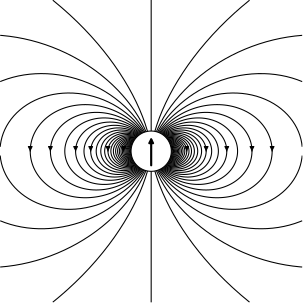

Python code for this plot:
# -*- coding: utf-8 -*-
"""
Lignes de champ magnétique d'un dipôle magnétique de moment dirigé vers le haut,
dans un plan contenant le moment. Expression analytique exacte, voir lib.py.
Produit dipole.svg.
"""

import matplotlib.pyplot as plt

import lib

r_dipole = 0.4# rayon du disque qui représente le dipôle

# niveaux prolongés jusqu'à la ligne qui coupe le plan équatorial au bord du disque :
# pas de lobe vide entre le disque et la plus petite ligne tracée
lib.figure_revolution(lib.flux_dipole, lambda ax: lib.dessine_dipole(ax, r_dipole), __file__,
                      rayon_objet=r_dipole, n_niveaux=round(lib.R_EQ/r_dipole))

plt.show()
